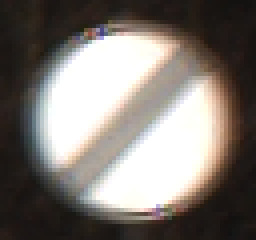
#> input picture 5-Applied ML HW1/ML-HW1/Dataset_02/29.png, 64 x 60 px (shown 4 times larger)
$ jupyter execute --allow-errors Part-2.ipynb
#> lines starting #> are read from the running program, lines starting #| are printed output that depends on the picture
[cell 1]
import cv2 as cv
import numpy as np
import matplotlib.pyplot as plt

[cell 2]
# Set the random seed
np.random.seed(42)
imgList= []
rand = np.random.randint(1 , 36 , size = 3)
rand

## Loading th images

[cell 3]
img1 = cv.imread('Dataset_02/29.png')
#> img1 is the input picture: shape (60, 64, 3); mean B, G, R 114.5, 119.8, 126.4

[cell 4]
# Read the image
img1 = cv.imread(f'Dataset_02/{rand[0]}.png')

# Check if the image is successfully loaded
if img1 is None:
    print("Error: Unable to read the image.")
else:
    print("Image successfully loaded.")

[cell 5]
# Read the image
img2 = cv.imread(f'Dataset_02/{rand[1]}.png')

# Check if the image is successfully loaded
if img2 is None:
    print("Error: Unable to read the image.")
else:
    print("Image successfully loaded.")

[cell 6]
# Read the image
img3 = cv.imread(f'Dataset_02/{rand[2]}.png')

# Check if the image is successfully loaded
if img3 is None:
    print("Error: Unable to read the image.")
else:
    print("Image successfully loaded.")

## Showing each image and its dimension

[cell 7]
# Convert the image from BGR to RGB format
img1_rgb = cv.cvtColor(img1, cv.COLOR_BGR2RGB)
# Display the image using matplotlib
plt.imshow(img1_rgb)
plt.axis('off')  # Hide axis
plt.show()

[cell 8]
# Get the dimensions of the image
height, width, channels = img1.shape
#> height = 60; width = 64; channels = 3

print(f"Height: {height}, Width: {width}, Channels: {channels}")
#| Height: 60, Width: 64, Channels: 3

#> (a cell that did not finish here is left out)

#> (a cell that did not finish here is left out)

#> (a cell that did not finish here is left out)

#> (a cell that did not finish here is left out)

## Gray scale convertion

### First image

[cell 13]
# Convert the image to grayscale
gray_img1 = cv.cvtColor(img1_rgb, cv.COLOR_BGR2GRAY)
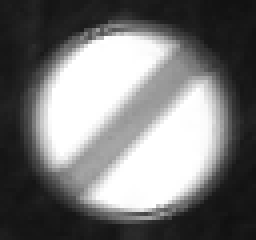
#> gray_img1: shape (60, 64) (shown 4 times larger); min 16, max 255, mean 119
# Display the grayscale image
plt.imshow(gray_img1)
plt.axis('off')  # Hide axis
plt.show()

### Second image

#> (a cell that did not finish here is left out)

### Third image

#> (a cell that did not finish here is left out)

## Adjusting image brightness and contrast

[cell 16]
def adjust_brightness_contrast_gray(img, alpha=1.0, beta=0):
    # Apply brightness and contrast adjustment to the image
#> called with alpha = 1.5, beta = -70
    adjusted_img = np.clip(alpha * img + beta, 0, 255).astype(np.uint8)
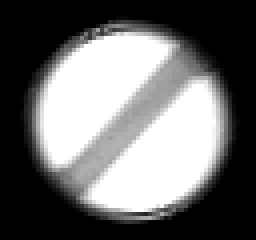
#> adjusted_img: shape (60, 64) (shown 4 times larger); min 0, max 255, mean 107.6

    return adjusted_img

[cell 17]
adj_img1 = adjust_brightness_contrast_gray(gray_img1, alpha=1.5, beta=-70)

[cell 18]
plt.imshow(adj_img1)
plt.axis('off')  # Hide axis
plt.show()

## Normalizing the images

[cell 19]
def normalize_image(image):
    # Convert image to floating point format
    normalized_image = image.astype('float32')

    # Normalize pixel values to the range [0, 1]
    normalized_image /= 255.0

    return normalized_image

$ run again, with 5-Applied ML HW1/ML-HW1/Dataset_02/12.png copied over 5-Applied ML HW1/ML-HW1/Dataset_02/29.png
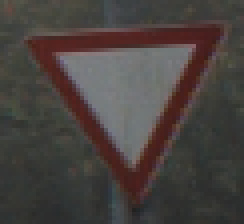
#> input picture 5-Applied ML HW1/ML-HW1/Dataset_02/12.png, 61 x 56 px (shown 4 times larger)
#> img1 is the input picture: shape (56, 61, 3); mean B, G, R 63.3, 66.1, 72.6
#| Height: 56, Width: 61, Channels: 3
#> `gray_img1 = cv.cvtColor(img1_rgb, cv.COLOR_BGR2GRAY)`:
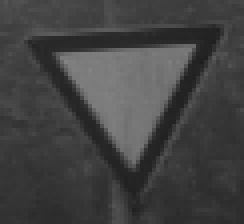
#> gray_img1: shape (56, 61) (shown 4 times larger); min 31, max 132, mean 66
#> in adjust_brightness_contrast_gray, `adjusted_img = np.clip(alpha * img + beta, 0, 255).astype(np.uint8)`:
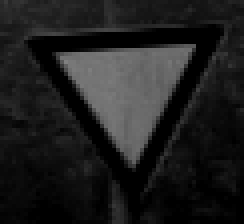
#> adjusted_img: shape (56, 61) (shown 4 times larger); min 0, max 128, mean 30.4

$ run again, with 5-Applied ML HW1/ML-HW1/Dataset_02/13.png copied over 5-Applied ML HW1/ML-HW1/Dataset_02/29.png
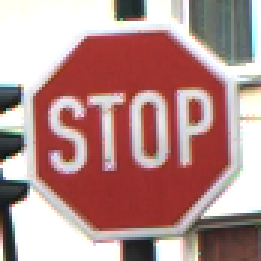
#> input picture 5-Applied ML HW1/ML-HW1/Dataset_02/13.png, 87 x 87 px (shown 3 times larger)
#> img1 is the input picture: shape (87, 87, 3); mean B, G, R 139.9, 142.2, 181.1
#| Height: 87, Width: 87, Channels: 3
#> `gray_img1 = cv.cvtColor(img1_rgb, cv.COLOR_BGR2GRAY)`:
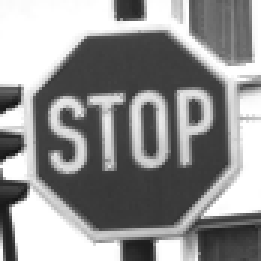
#> gray_img1: shape (87, 87) (shown 3 times larger); min 21, max 255, mean 145.9
#> in adjust_brightness_contrast_gray, `adjusted_img = np.clip(alpha * img + beta, 0, 255).astype(np.uint8)`:
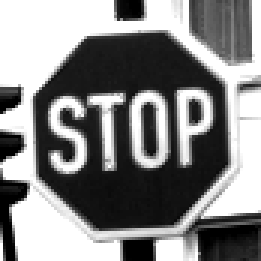
#> adjusted_img: shape (87, 87) (shown 3 times larger); min 0, max 255, mean 133.9

$ run again, with 5-Applied ML HW1/ML-HW1/Dataset_02/14.png copied over 5-Applied ML HW1/ML-HW1/Dataset_02/29.png
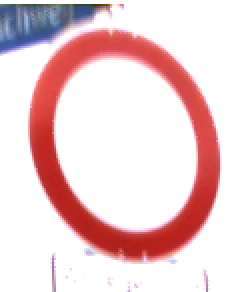
#> input picture 5-Applied ML HW1/ML-HW1/Dataset_02/14.png, 122 x 146 px (shown 2 times larger)
#> img1 is the input picture: shape (146, 122, 3); mean B, G, R 210.2, 207.9, 236.9
#| Height: 146, Width: 122, Channels: 3
#> `gray_img1 = cv.cvtColor(img1_rgb, cv.COLOR_BGR2GRAY)`:
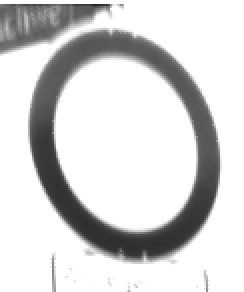
#> gray_img1: shape (146, 122) (shown 2 times larger); min 39, max 255, mean 211.9
#> in adjust_brightness_contrast_gray, `adjusted_img = np.clip(alpha * img + beta, 0, 255).astype(np.uint8)`:
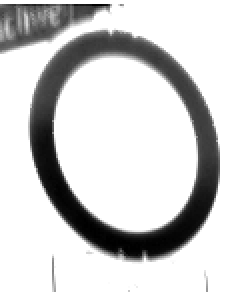
#> adjusted_img: shape (146, 122) (shown 2 times larger); min 0, max 255, mean 207.2
